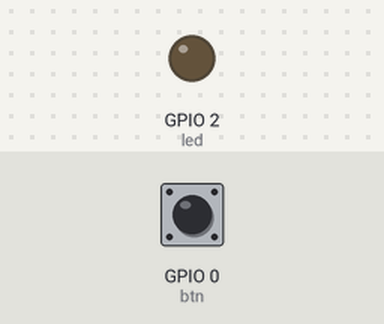
Bench run of a sketch on a simulated ESP8266 (NodeMCU). Parts: output pins drawn as LEDs (lit = HIGH). The inputs (shaded band) are chosen by the test bench; at power-on: GPIO 0 (btn) HIGH. WiFi joins after 1.5 s; servers stay silent unless stated.

Above: at 3.0 s.
3.1 s: GPIO 0 (btn) pulled LOW for 0.15 s
At 3.6 s:
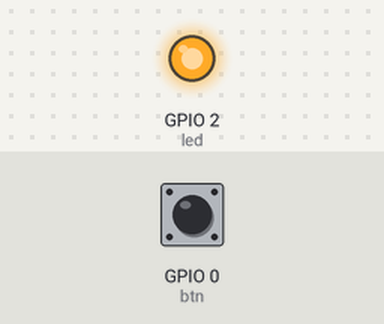
4.7 s: GPIO 0 (btn) pulled LOW for 1 s
At 6.0 s:
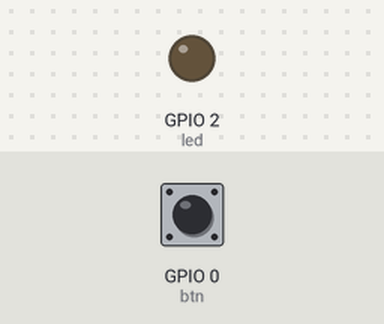
7.2 s: GPIO 0 (btn) pulled LOW for 3.2 s
At 7.9 s:
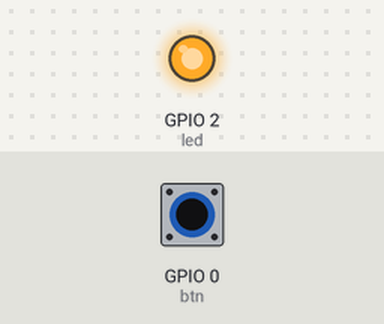
Timing chart, 0 to 10.2 s (numbered marks = the images above; inputs shaded):
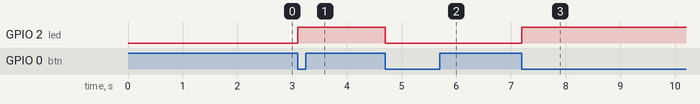

Measured:
- after the input at 3.1 s, GPIO 2 (led): LOW → HIGH at once
- after the input at 4.7 s, GPIO 2 (led): HIGH → LOW at once
- after the input at 7.2 s, GPIO 2 (led): LOW → HIGH at once

The sketch:

Bai2_Button_LED.ino
```cpp
#define BLYNK_TEMPLATE_ID "TMPL6RouF5lnH"
#define BLYNK_TEMPLATE_NAME "Button"
#define BLYNK_AUTH_TOKEN "_fGk4BKigh5O0oXgQBH5lTnClqoLe5nk"

#define BLYNK_PRINT Serial
#include <ESP8266WiFi.h>
#include <BlynkSimpleEsp8266.h>
char auth[] = BLYNK_AUTH_TOKEN;
char ssid[] = "BD";        // tên wifi
char pass[] = "123456788"; // mật khẩu wifi
int btn = 0;              // khai báo chân nút nhấn là chân GPIO2
int led = 2;               // khai báo led là chân GPIO13
bool trangthai = HIGH;
void setup()
{
   Serial.begin(115200);
   pinMode(btn, INPUT_PULLUP); // cấu hình chân nút nhấn là INPUT_PULLUP
   pinMode(led, OUTPUT);       // cấu hình chân led là OUTPUT
   Blynk.begin(auth, ssid, pass);
}

void loop()
{
   Blynk.run();
   check_button();
}

BLYNK_WRITE(V0)
{
   int nutnhan = param.asInt();
   digitalWrite(led, nutnhan);
}

void check_button()
{
   if (digitalRead(btn) == LOW)
   {
      if (trangthai == HIGH)
      {
         if(digitalRead(led)) {
          digitalWrite(led, LOW);
         } else {
            digitalWrite(led, HIGH);
         }
         Blynk.virtualWrite(V0, digitalRead(led));
         trangthai = LOW;
      }
   }
   else
   {
      trangthai = HIGH;
   }
  //  delay(2000); // lý do dùng ngắt
}
```
